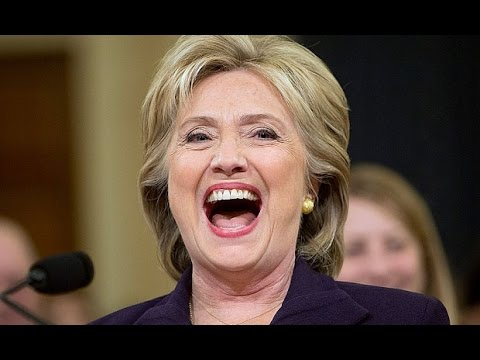
#> input picture Notebook/Hillary.jpg, 480 x 360 px, given in place of the camera
$ jupyter execute OpenCV_ObjectTracker.ipynb   (older library calls are emulated)
#> lines starting #> are read from the running program, lines starting #| are printed output that depends on the picture; after the words box and inside, x2 and y2 are one past the last pixel; in counts of white or black regions, pixels touching at a corner belong together
[cell 1]
#Object Tracking
import  cv2
import  numpy  as  np

# InitoLize camera
cap = cv2.VideoCapture(0)

# define range of purpLe coLor in HSV
lower_purple = np.array([130,50,90])
upper_purple = np.array([170,255,255])

# Create empt points array
points = []

# Get defouLt camera window size
ret, frame = cap.read()
#> frame is the input picture: shape (360, 480, 3); mean B, G, R 55.6, 68.8, 86.3
Height, Width = frame.shape[:2]
#> Height = 360; Width = 480
frame_count =  0

while  True:

    # Capture webcome frame
    ret, frame = cap.read()
    hsv_img = cv2.cvtColor(frame, cv2.COLOR_BGR2HSV)
#> hsv_img: shape (360, 480, 3); mean H, S, V 31.4, 91.8, 87.3

    # ThreshoLd the HSV image to get onLy bLue cotors
    mask = cv2.inRange(hsv_img, lower_purple, upper_purple)
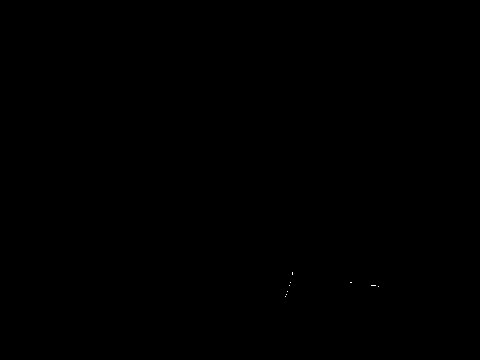
#> mask: shape (360, 480); 0.01% white in thin lines or dots, all inside (x1, y1, x2, y2) = (285, 272, 379, 297)
    #mask = cv2.morphoLogyEx(mask, cv2.MORPH OPEN, kerneL)

    # Find contours, OpenCV 3.X users use this Line instead
    # _, contours, _ = cv2.findContours(mosk.copy(), cv2.RETR EXTERNAL, cv2.CHAIN APPROX SIMPLE)
    contours, _ = cv2.findContours(mask.copy(), cv2.RETR_EXTERNAL, cv2.CHAIN_APPROX_SIMPLE)
#> contours = 9 contours, all with area under 20

    # Create empty centre array to store centroid center of moss
    center = int(Height/2), int(Width/2)
#> center = (180, 240)

    if len(contours) > 0:
        # Get the Largest contour and its center
        c = max(contours, key=cv2.contourArea)
#> c = [[285, 296]]
        (x, y), radius = cv2.minEnclosingCircle(c)
#> x = 285; y = 296; radius = 0.0001
        M = cv2.moments(c)
#> M = moments, m00 0
        try:
            center = (int(M["m10"] / M["m00"]), int(M["m01"] / M['m00']))
        except:
         center = int(Height/2), int(Width/2)

        #Allow only countors that have o Larger than 15 pixeL radius
        if  radius > 25:
            # Draw cirLce and Leave the Lost center creating a trail_
            cv2.circle(frame, (int(x), int(y)), int(radius),(0, 0, 255), 2)
            cv2.circle(frame, center, 5, (0, 255, 0), -1)

    # Log center points
    points.append(center)

    # Loop over the set of tracked points
    if radius > 25:
        for  i  in  range(1, len(points)):
            try:
                cv2.line(frame, points[i-1], points[i], (0, 255, 0), 2)
            except:
                pass

        #Make frame count zero
        frame_count = 0
    else:
        # Count frames
        frame_count += 1
        # If we count 10 frlmes without object Lets deLete our trail
        if frame_count == 10:
            points = []
            #a when frame_count reaches 20 Let's clear our trail_
            frame_count =  0

    #DispLay our object tracker
    frame = cv2.flip(frame, 1)
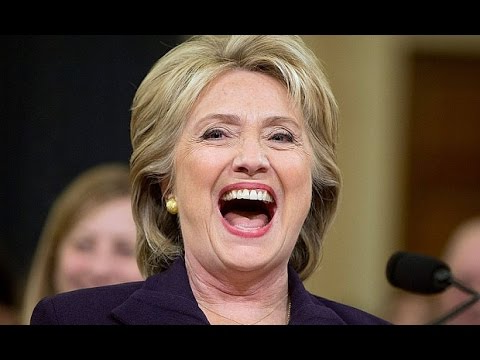
#> frame: shape (360, 480, 3); mean B, G, R 55.6, 68.8, 86.3
    cv2.imshow("Object  Tracker", frame)

    if  cv2.waitKey(1) == 13: #13 is the Enter Key
#> (key Esc is pressed here)
        break

cap.release()
cv2.destroyAllWindows()
